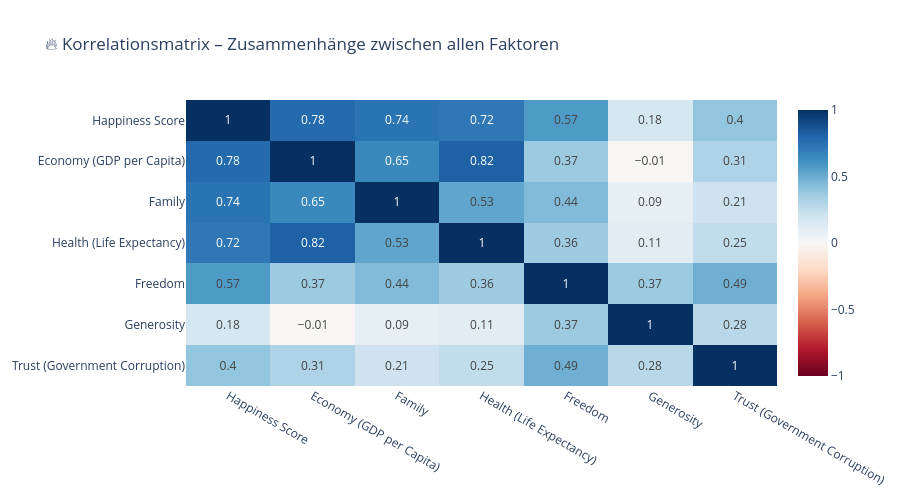

Write notebook code for a chart like this one.
### Markdown cell above
## Plot 2 – Macht Geld glücklich? BIP pro Kopf vs. Happiness Score

### Code cell
korr_cols = ["Happiness Score", "Economy (GDP per Capita)", "Family",
             "Health (Life Expectancy)", "Freedom", "Generosity", "Trust (Government Corruption)"]

korr_matrix = df[korr_cols].corr().round(2)

fig = px.imshow(
    korr_matrix,
    text_auto=True,
    color_continuous_scale="RdBu",
    zmin=-1, zmax=1,
    title="🔥 Korrelationsmatrix – Zusammenhänge zwischen allen Faktoren",
    template="plotly_white",
    aspect="auto"
)

fig.update_layout(height=500)
fig.show()
print("💡 Tipp: Werte nahe +1 = starker positiver Zusammenhang, nahe -1 = negativer Zusammenhang")

### Figure 1 — Plotly figure (JSON) as saved in the notebook; plotly's stock layout.template omitted (floating-point values rounded to 4 significant figures)
{"data": [{"coloraxis": "coloraxis", "hovertemplate": "x: %{x}<br>y: %{y}<br>color: %{z}<extra></extra>", "name": "0", "texttemplate": "%{z}", "type": "heatmap", "x": ["Happiness Score", "Economy (GDP per Capita)", "Family", "Health (Life Expectancy)", "Freedom", "Generosity", "Trust (Government Corruption)"], "xaxis": "x", "y": ["Happiness Score", "Economy (GDP per Capita)", "Family", "Health (Life Expectancy)", "Freedom", "Generosity", "Trust (Government Corruption)"], "yaxis": "y", "z": [[1.0, 0.78, 0.74, 0.72, 0.57, 0.18, 0.4], [0.78, 1.0, 0.65, 0.82, 0.37, -0.01, 0.31], [0.74, 0.65, 1.0, 0.53, 0.44, 0.09, 0.21], [0.72, 0.82, 0.53, 1.0, 0.36, 0.11, 0.25], [0.57, 0.37, 0.44, 0.36, 1.0, 0.37, 0.49], [0.18, -0.01, 0.09, 0.11, 0.37, 1.0, 0.28], [0.4, 0.31, 0.21, 0.25, 0.49, 0.28, 1.0]]}], "layout": {"coloraxis": {"cmax": 1, "cmin": -1, "colorscale": [[0, "rgb(103,0,31)"], [0.1, "rgb(178,24,43)"], [0.2, "rgb(214,96,77)"], [0.3, "rgb(244,165,130)"], [0.4, "rgb(253,219,199)"], [0.5, "rgb(247,247,247)"], [0.6, "rgb(209,229,240)"], [0.7, "rgb(146,197,222)"], [0.8, "rgb(67,147,195)"], [0.9, "rgb(33,102,172)"], [1, "rgb(5,48,97)"]]}, "height": 500, "title": {"text": "🔥 Korrelationsmatrix – Zusammenhänge zwischen allen Faktoren"}, "xaxis": {"anchor": "y", "domain": [0, 1]}, "yaxis": {"anchor": "x", "autorange": "reversed", "domain": [0, 1]}}}
